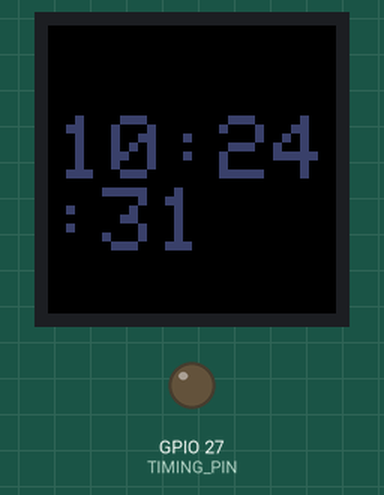
Recording of a sketch running on a simulated ESP32. Shown: 32×32 colour display, output pins drawn as LEDs (lit = HIGH). WiFi joins after 1.5 s; servers stay silent unless stated; the local clock reads 2024-03-15 10:24:30 at power-on unless the sketch sets it; storage starts empty; random numbers use the default seed unless the sketch sets one; what the sketch prints to the serial monitor is not drawn.

Above: at 1.6 s.
At 4.6 s:
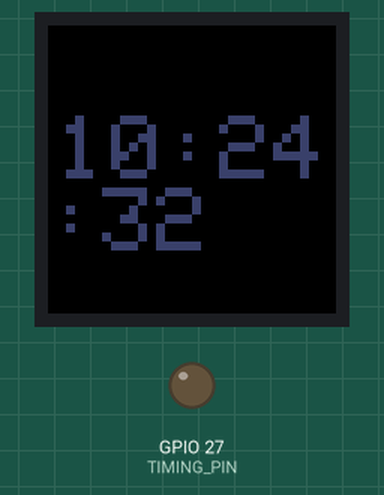
At 8.6 s:
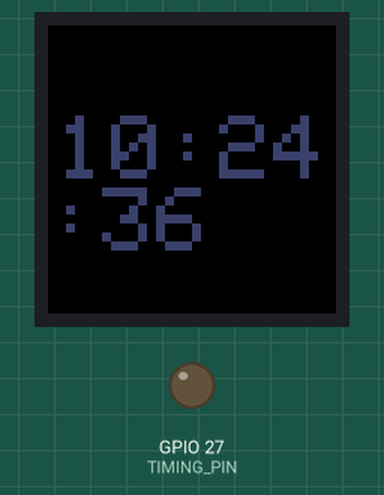
At 12.6 s:
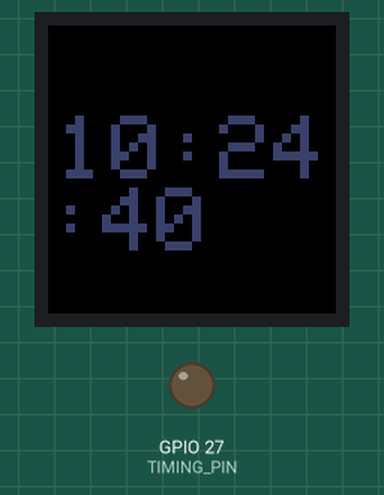
At 21.6 s:
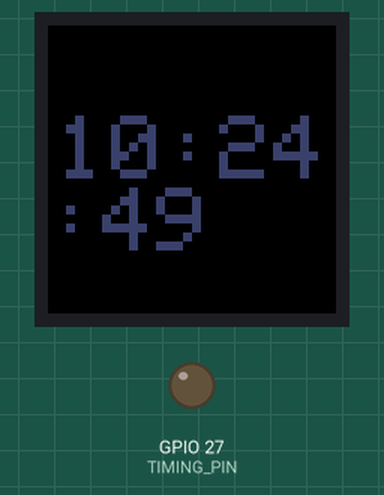
At 38.6 s:
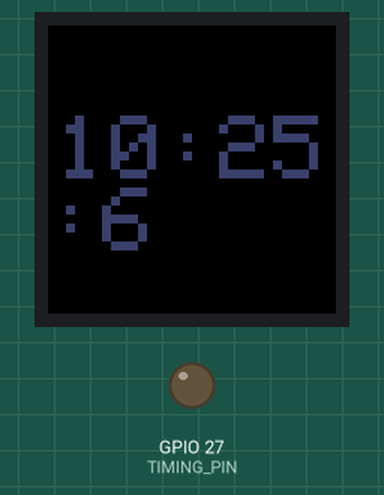

The sketch:

isolating_timing.ino
```cpp
#define TIMING_PIN 27

#include <Adafruit_GrayOLED.h>
#include <gfxfont.h>
#include <Adafruit_GFX.h>
#include <Adafruit_SPITFT.h>
#include <Adafruit_SPITFT_Macros.h>
#include <PxMatrix.h>
#include <WiFi.h>
#include <Arduino.h>
#include <FS.h>
#include <SPIFFS.h>

// Time API Setup
const char* ssid       = "DukeVisitor";
const char* password   = "";
const char* ntpServer = "pool.ntp.org";
const long  gmtOffset_sec = -18000; // Eastern Standard Time
const int   daylightOffset_sec = 3600; // observes daylight savings
char the_time[10];
volatile int minute;
volatile int hour;
volatile int second;

// ISR Flags
volatile bool displayFlag = false;
volatile bool secondFlag = false;
volatile bool sampleFlag = false;

int sample;

File audioFile;

// LED Matrix Display
#define P_LAT 22
#define P_A 19
#define P_B 23
#define P_C 18
#define P_D 5
#define P_OE 15
#define DAC_OUT 25

PxMATRIX display(32,32,P_LAT, P_OE,P_A,P_B,P_C,P_D);

#define RANDOM_PIN 34

// Time Setup
hw_timer_t *displayTimer = NULL;
hw_timer_t *clockTimer = NULL;
hw_timer_t *sampleTimer = NULL;

portMUX_TYPE timerMux = portMUX_INITIALIZER_UNLOCKED;


uint16_t randomColor()
{
  return random(65535);
}

void IRAM_ATTR isr_display_updater()
{
  displayFlag = 1;
}

void IRAM_ATTR isr_second_passed()
{
  secondFlag = 1;
}

void IRAM_ATTR isr_play_sample()
{
//  int sample = 35;//audioFile.read();
  dacWrite(DAC_OUT, sample);
  sampleFlag = 1;
}

void formatTime();
void playWAV(String fileName);

void setup()
{
  Serial.begin(115200);

  sample = 0;
  pinMode(TIMING_PIN, OUTPUT);

  // connect to WiFi
  Serial.printf("Connecting to %s ", ssid);
  WiFi.begin(ssid, password);
  while (WiFi.status() != WL_CONNECTED) {
      delay(500);
      Serial.print(".");
  }
  Serial.println(" CONNECTED");

  // Initialize Time API
  configTime(gmtOffset_sec, daylightOffset_sec, ntpServer);

  // initialize random seed to disconnected analog pin input
  pinMode(RANDOM_PIN, INPUT);
  randomSeed(analogRead(RANDOM_PIN));

  display.begin(16);
  display.flushDisplay();

  displayTimer = timerBegin(1000000);
  timerAttachInterrupt(displayTimer, &isr_display_updater);
  timerAlarm(displayTimer, 5000, true, 0);

  clockTimer = timerBegin(1000000);
  timerAttachInterrupt(clockTimer, &isr_second_passed);
  timerAlarm(clockTimer, 1000000, true, 0);

  display.setTextColor(randomColor());
  display.setTextSize(1);

  struct tm timeinfo;
  if(!getLocalTime(&timeinfo)){
    Serial.println("Failed to obtain time");
    return;
  }

  // grab time from API
  minute = timeinfo.tm_min;
  hour = timeinfo.tm_hour % 12;
  if(hour == 0)
  {
    hour = 12;
  }
  second = timeinfo.tm_sec;

  formatTime();
  display.clearDisplay();
  display.print(the_time);

  // Initialize SPIFFS
  if (!SPIFFS.begin(true)) {
    Serial.println("SPIFFS mount failed");
    delay(3000);
    return;
  }

  playWAV("/hitsdifferent8.wav");

}

void loop()
{
  if(sampleFlag)
  {
//    digitalWrite(TIMING_PIN, 1);
    sample = audioFile.read();
//    dacWrite(DAC_OUT, sample);
    sampleFlag = false;
//    digitalWrite(TIMING_PIN, 0);
  }
  if(displayFlag)
  {
    display.display(10);
    displayFlag = false;
  }
  if(secondFlag)
  {
//    digitalWrite(TIMING_PIN, 1);
    second++;
    display.clearDisplay();
    formatTime();
    display.print(the_time);
    secondFlag = false;
//    digitalWrite(TIMING_PIN, 0);
  }
}

void formatTime()
{
  if(second == 60)
  {
    second = 0;
    minute++;
    if(minute == 60)
    {
      minute = 0;
      hour++;
      if(hour == 13)
      {
        hour = 1;
      }
    }
  }

  // add leading zero for single digit minutes
  if(minute < 10)
  {
    sprintf(the_time, "%d:0%d:%d", hour, minute, second);
  }
  else
  {
    sprintf(the_time, "%d:%d:%d", hour, minute, second);
  }

  // adjust cursor based on hour digits
  if(hour > 9)
  {
    display.setCursor(1 , 10);
  }
  else
  {
    display.setCursor(5 , 10);
  }
}

void playWAV(String fileName)
{
  // Open the WAV file
  audioFile = SPIFFS.open(fileName, "r");
  if (!audioFile) {
    Serial.println("Failed to open file");
    delay(3000);
    return;
  }

  // maybe move this all into if
  sampleTimer = timerBegin(1000000); // TODO try changing to 80
  if(audioFile.available())
  {
    timerAttachInterrupt(sampleTimer, &isr_play_sample);
    Serial.println("interrupt attached");
  }
  timerAlarm(sampleTimer, 62, true, 0); // 1/16000Hz = 62.5us
  audioFile.seek(44); // skip WAV header
}
```

Measured:
- what the display in image 0 shows lasts 3.0 s, from 1.5 s to 4.5 s
- what the display in image 1 shows lasts 1.0 s, from 4.5 s to 5.5 s
